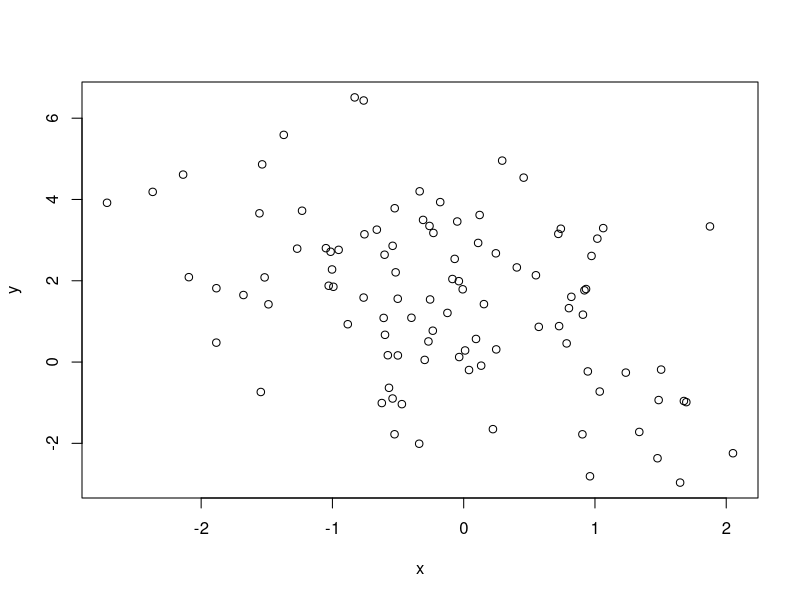

Recreate this plot in R.
## ---- chunk 1
x <- rnorm(100)
sigma <- 2
y <- 1.5 - 0.5*x + rnorm(100,0,sigma)
plot(x,y)
